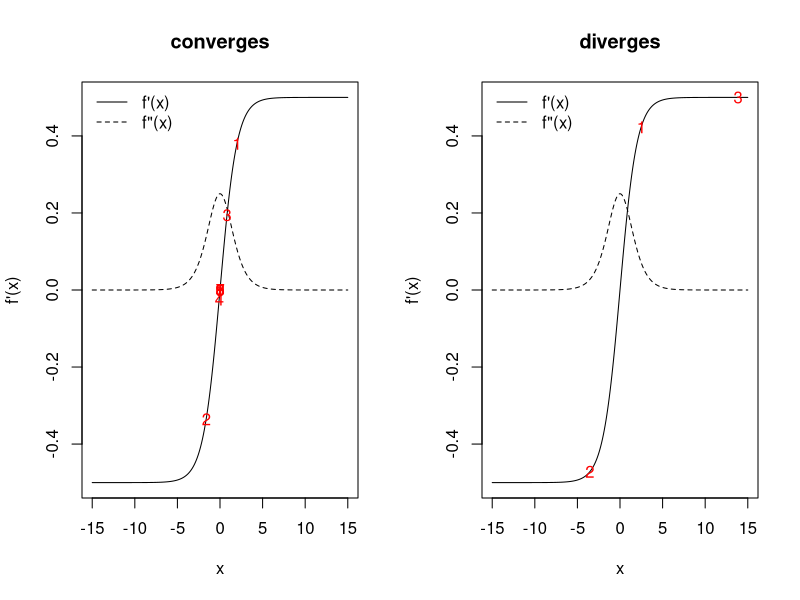
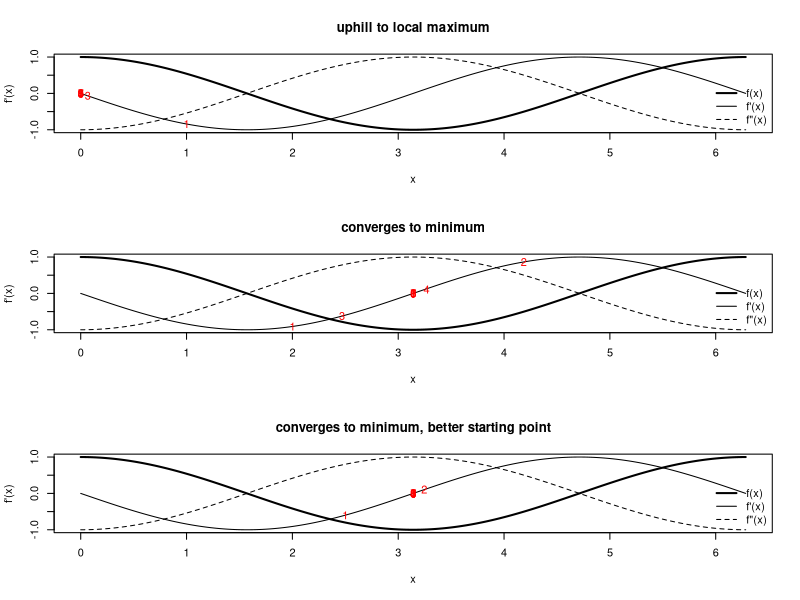
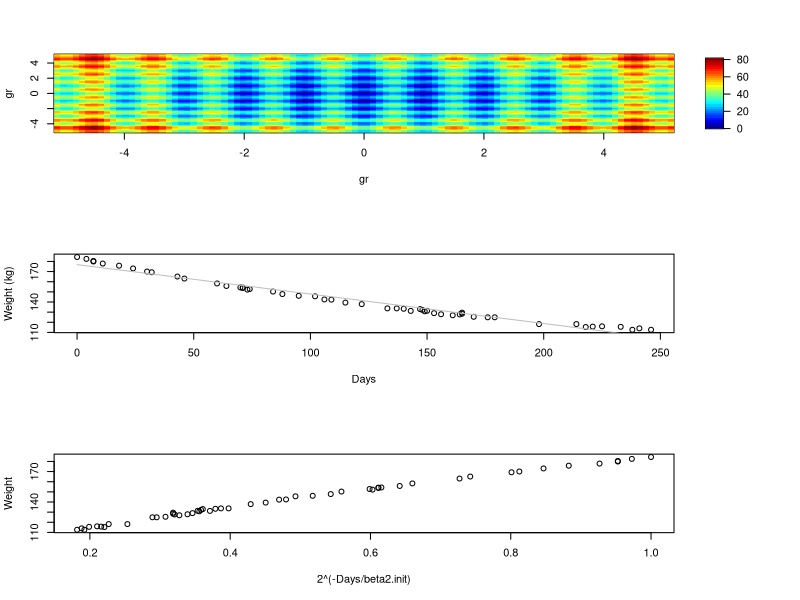
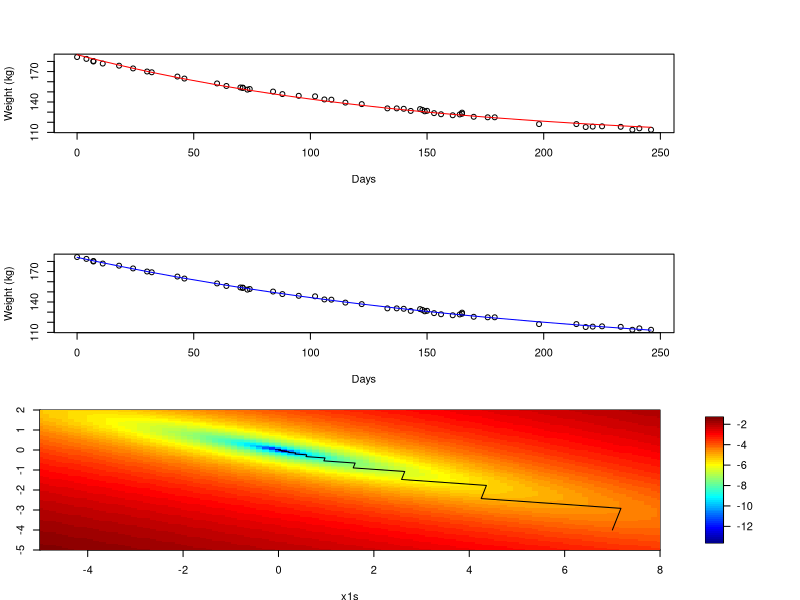
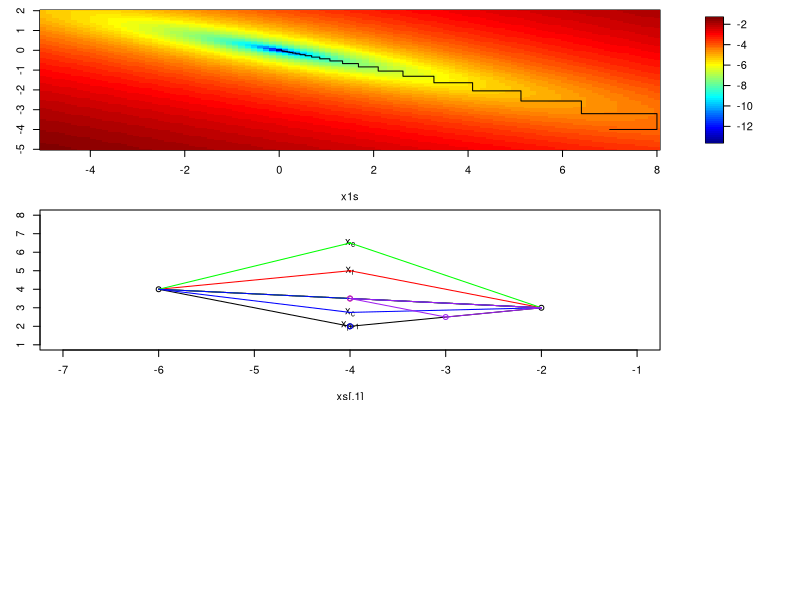
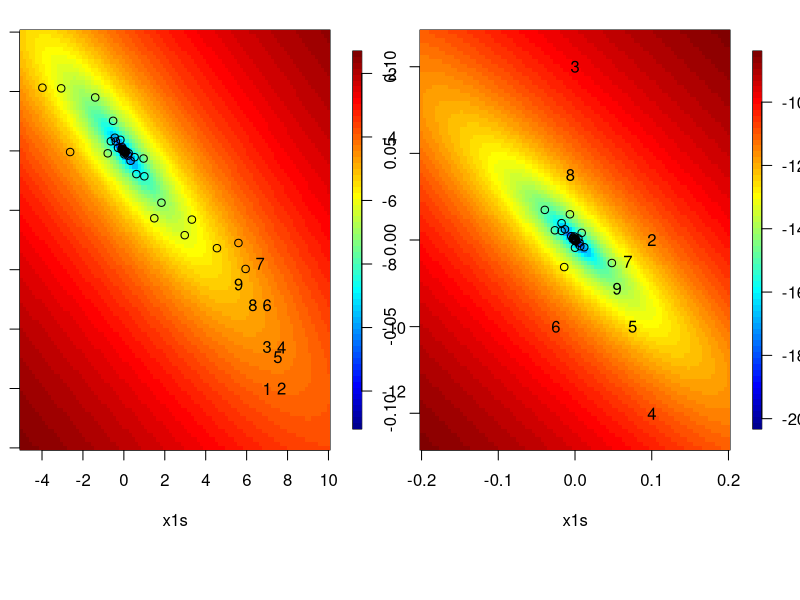
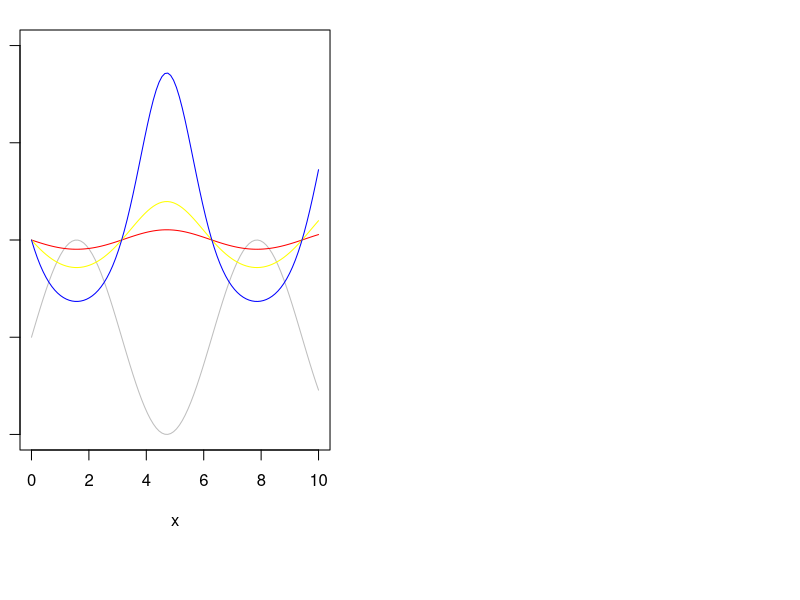
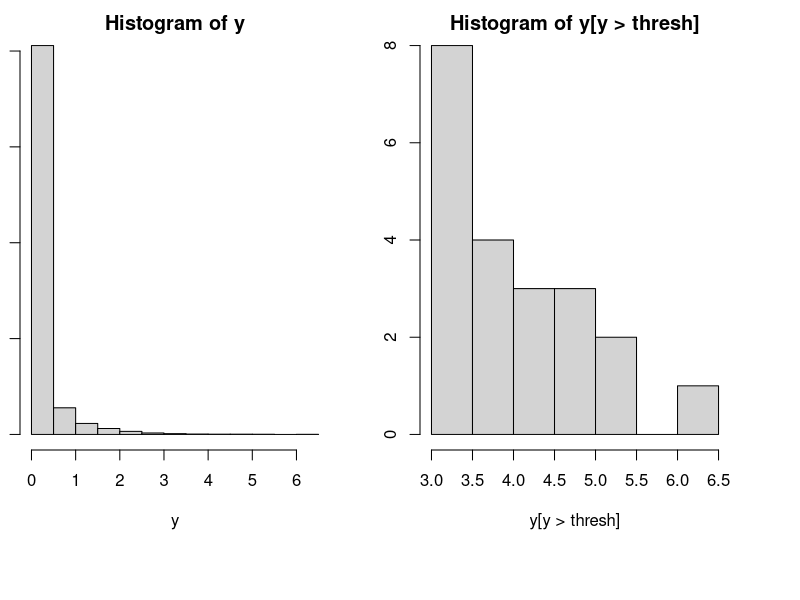

Generate these figures, in order, with R: (Note: this script raises an error after producing the figures.)
################################################################
### Demo code for Unit 11 of Stat243, "Optimization"
### Chris Paciorek, November 2017
################################################################

#######################################
# 3: Univariate function optimization
#######################################

### 3.3.3 How can Newton's method go wrong? 

## @knitr newton-diverge

par(mfrow = c(1,2))
fp <- function(x, theta = 1){
	exp(x*theta)/(1+exp(x*theta)) - .5
}
fpp <- function(x, theta = 1){
	exp(x*theta)/((1+exp(x*theta))^2)
}
xs <- seq(-15, 15, len = 300)

## good starting point
x0 <- 2
xvals <- c(x0,rep(NA,9))
for(t in 2:10){
	xvals[t]=xvals[t-1] - fp(xvals[t-1]) / fpp(xvals[t-1])
}
print(xvals)

plot(xs, fp(xs), type = 'l', xlab = 'x', ylab = "f'(x)", main ='converges')
lines(xs, fpp(xs), lty = 2)
legend('topleft', bty = 'n', lty = c(1,2), legend = c("f'(x)", 'f"(x)'))
points(xvals, fp(xvals), pch = as.character(1:length(xvals)), col = 'red')

## bad starting point
x0 <- 2.5
xvals <- c(x0,rep(NA,9))
for(t in 2:10){
	xvals[t]=xvals[t-1] - fp(xvals[t-1]) / fpp(xvals[t-1])
}
print(xvals)

plot(xs, fp(xs), type = 'l', xlab = 'x', ylab = "f'(x)", main = 'diverges')
lines(xs, fpp(xs), lty = 2)
legend('topleft', lty = c(1,2), legend = c("f'(x)", 'f"(x)'), bty = 'n')
points(xvals, fp(xvals), pch = as.character(1:length(xvals)), col = 'red')
## whoops

## @knitr newton-uphill

## example of mistakenly climbing uphill

par(mfrow = c(3,1))

# original fxn
f <- function(x) cos(x)
# gradient
fp <- function(x) -sin(x)
# second derivative
fpp <- function(x) -cos(x)
xs <- seq(0, 2*pi, len = 300)

x0 <- 1 # starting point
fp(x0) # negative
fpp(x0) # negative
x1 <- x0 - fp(x0)/fpp(x0) # whoops, we've gone uphill 
## because of the negative second derivative
xvals <- c(x0,rep(NA,9))
for(t in 2:10){
	xvals[t]=xvals[t-1]-fp(xvals[t-1])/fpp(xvals[t-1])
}
xvals

plot(xs, f(xs), type = 'l', xlab = 'x', ylab = "f'(x)", lwd = 2,
     main = 'uphill to local maximum',)
lines(xs, fp(xs))
lines(xs, fpp(xs), lty = 2)
legend('bottomright', lty = c(1,1,2), lwd = c(2, 1, 1),
       legend = c("f(x)", "f'(x)", 'f"(x)'), bty = 'n')
points(xvals, fp(xvals), pch = as.character(1:length(xvals)), col = 'red')
## and we've found a maximum rather than a minimum...

## in contrast, with better starting points we can find the minimum

x0 <- 2 # ok starting point
fp(x0) 
fpp(x0) 
x1 <- x0 - fp(x0)/fpp(x0) 
xvals <- c(x0,rep(NA,9))
for(t in 2:10){
	xvals[t]=xvals[t-1]-fp(xvals[t-1])/fpp(xvals[t-1])
}
xvals

# oscillates and comes close to diverging but converges
plot(xs, f(xs), type = 'l', xlab = 'x', ylab = "f'(x)", lwd = 2,
     main = 'converges to minimum')
lines(xs, fp(xs))
lines(xs, fpp(xs), lty = 2)
legend('bottomright', lty = c(1,1,2), lwd = c(2, 1, 1),
       legend = c("f(x)", "f'(x)", 'f"(x)'), bty = 'n')
points(xvals, fp(xvals), pch = as.character(1:length(xvals)), col = 'red')


x0 <- 2.5 # good starting point
fp(x0) 
fpp(x0) 
x1 <- x0 - fp(x0)/fpp(x0) 
xvals <- c(x0,rep(NA,9))
for(t in 2:10){
	xvals[t]=xvals[t-1]-fp(xvals[t-1])/fpp(xvals[t-1])
}
xvals

## converges quickly
plot(xs, f(xs), type = 'l', xlab = 'x', ylab = "f'(x)", lwd = 2,
     main = 'converges to minimum, better starting point')
lines(xs, fp(xs))
lines(xs, fpp(xs), lty = 2)
legend('bottomright', lty = c(1,1,2), lwd = c(2, 1, 1),
       legend = c("f(x)", "f'(x)", 'f"(x)'), bty = 'n')
points(xvals, fp(xvals), pch = as.character(1:length(xvals)), col = 'red')


## @knitr dummy

#######################################
# 4: Convergence ideas
#######################################

### 4.2 Starting values

## @knitr rastrigin

rastrigin <- function(x) {
	A <- 10
	n <- length(x)
	return(A*n + sum(x^2 - A * cos(2*pi*x)))
}
const <- 5.12
nGrid <- 100
gr <- seq(-const, const, len = nGrid)
xs <- expand.grid(x1 = gr, x2 = gr)
y <- apply(xs, 1, rastrigin)
require(fields)
image.plot(gr, gr, matrix(y, nGrid, nGrid), col=tim.colors(32))

## @knitr dummy

### 4.3 Convergence rates

## @knitr convergence

options(digits = 10)
f <- function(x) cos(x)
fp <- function(x) -sin(x)
fpp <- function(x) -cos(x)
xstar <- pi # known minimum

## N-R
x0 <- 2
xvals <- c(x0,rep(NA,9))
for(t in 2:10){
	xvals[t] <- xvals[t-1] - fp(xvals[t-1]) / fpp(xvals[t-1])
}
print(xvals)

## bisection
bisecStep <- function(interval, fp){
	xt <- mean(interval)
	if(fp(interval[1]) * fp(xt) <= 0) interval[2] <- xt else interval[1] <- xt
	return(interval)
}
nIt <- 30
a0 <- 2; b0 <- (3*pi/2) - (xstar - a0) 
## have b0 be as far from min as a0 for fair comparison with N-R
interval <- matrix(NA, nr = nIt, nc = 2)
interval[1, ] <- c(a0, b0)
for(t in 2:nIt){
	interval[t, ] <- bisecStep(interval[t-1, ], fp)
}
rowMeans(interval)

## @knitr dummy

########################################
### 5: Multivariate optimization
########################################

### 5.2 Newton-Raphson (Newton's method)

library(MASS)
head(wtloss)
attach(wtloss)

plot(Days, Weight, ylab = "Weight (kg)")

### Linear fit - not a good model
wtloss.lm <- lm(Weight ~ Days, data = wtloss)
coef(wtloss.lm) # estimates of the intercept and slope
lines(Days, fitted(wtloss.lm), col = "grey")

## we need some starting values
## guess that beta2 approx 100 since the midpoint of Days is near 100

beta2.init = 100
plot(2^(-Days/beta2.init), Weight)
tmpMod = lm(Weight ~ I(2^(-Days/beta2.init)))
beta0.init = tmpMod$coef[1]
beta1.init = tmpMod$coef[2]

plot(Days, Weight, ylab = "Weight (kg)")
lines(Days, beta0.init + beta1.init * 2^(-Days/beta2.init), col = 'red')
## not bad; let's go with that

expr = quote((Weight - (beta0 + beta1 * 2^(-Days/beta2)))^2) # objective is sum of this quantity over the observations
## let R do the differentiation of the basic expression for us (since human error in taking derivatives is very common)
## R won't deal with the summation, so we'll have to do that ourselves
deriv(expr, c("beta0", "beta1", "beta2"), function.arg = TRUE)
deriv3(expr, c("beta0", "beta1", "beta2"), function.arg = TRUE) # same as deriv()  with Hessian = TRUE

f =function(betas){
  sum((Weight - (betas[1] + betas[2] * 2^(-Days/betas[3])))^2)
}

## use the basic code based on deriv() and deriv3() 
fp = function(betas){
  ## a bit sloppy as I use Days and Weight as global vars here
  beta0 = betas[1]
  beta1 = betas[2]
  beta2 = betas[3]
  .expr3 <- 2^(-Days/beta2)
  .expr6 <- Weight - (beta0 + beta1 * .expr3)
  grad = - c(sum(2*.expr6), sum(2*(.expr3*.expr6)),
             sum(2* (beta1 * (.expr3 * (log(2) * (Days/beta2^2))) * .expr6)))
  return(grad)
}

fpp = function(betas){
  ## a bit sloppy as I use Days and Weight as global vars here
  n = length(Days)
  beta0 = betas[1]
  beta1 = betas[2]
  beta2 = betas[3]
  .expr3 <- 2^(-Days/beta2)
  .expr6 <- Weight - (beta0 + beta1 * .expr3)
  .expr11 <- log(2)
  .expr12 <- beta2^2
  .expr14 <- .expr11 * (Days/.expr12)
  .expr15 <- .expr3 * .expr14
  .expr16 <- beta1 * .expr15
  
  hessian = matrix(0, 3, 3)
  hessian[1, 1] <- 2*n # don't forget to do summation (i.e., multiply by n)
  hessian[1, 2] <- sum(2 * .expr3)
  hessian[1, 3] <- sum( 2 *  .expr16)
  hessian[2, 2] <- sum( 2 * (.expr3 * .expr3))
  
  hessian[2, 3] <-  - sum(2 * 
                          (.expr15 * .expr6 - .expr3 * .expr16))
  
  hessian[3, 3] <- - sum(2 * (beta1 * (.expr15 * 
                                       .expr14 - .expr3 * (.expr11 * (Days * (2 * beta2)/.expr12^2))) * 
                              .expr6 - .expr16 * .expr16))
  hessian[lower.tri(hessian)] = t(hessian[upper.tri(hessian)])
  return(hessian) 
}



nIt = 20
xvals = matrix(NA, nr = nIt, nc = 3)
xvals[1, ] = c(beta0.init, beta1.init, beta2.init)


for(t in 2:nIt){
  xvals[t, ] = xvals[t-1, ] - solve(fpp(xvals[t-1, ]), fp(xvals[t-1, ]))
  if(FALSE){ # in case not numerically p.d., use pseudoinverse
    e = eigen(fpp(xvals[t-1, ])) 
    e$val = 1/e$val
    e$val[e$val < 0] = 0 # pseudo-inverse
    xvals[t, ] = xvals[t-1, ] - e$vec%*%((t(e$vec)*e$val)%*%fp(xvals[t-1, ]))
  }
}

## let's check against R's built-in nonlinear least squares function
beta.start = xvals[1, ]
names(beta.start) = c("beta0", "beta1", "beta2")
wtloss.fm <- nls(Weight ~ beta0 + beta1*2^(-Days/beta2), 
                 data = wtloss, start = beta.start, trace = TRUE)
nlsEst = coef(wtloss.fm)

f(xvals[20, ])
f(nlsEst)

plot(Days, Weight, ylab = "Weight (kg)")
lines(Days, fitted(wtloss.fm), col = "blue")

### 5.3 Fisher scoring

## data are only involved in .expr6 and all Hessian terms involving .expr6 are linear in it, so replace with its expectation, which is simply 0

fppFS = function(betas){
  ## a bit sloppy as I use Days and Weight as global vars here
  n = length(Days)
  beta0 = betas[1]
  beta1 = betas[2]
  beta2 = betas[3]
    .expr3 <- 2^(-Days/beta2)
    .expr6 <- 0 # Weight - (beta0 + beta1 * .expr3)
    .expr11 <- log(2)
    .expr12 <- beta2^2
    .expr14 <- .expr11 * (Days/.expr12)
    .expr15 <- .expr3 * .expr14
    .expr16 <- beta1 * .expr15
 
  hessian = matrix(0, 3, 3)
  hessian[1, 1] <- 2*n # don't forget to do summation (i.e., multiply by n)
    hessian[1, 2] <- sum(2 * .expr3)
    hessian[1, 3] <- sum( 2 *  .expr16)
    hessian[2, 2] <- sum( 2 * (.expr3 * .expr3))
  
    hessian[2, 3] <-  - sum(2 * 
        (.expr15 * .expr6 - .expr3 * .expr16))

    hessian[3, 3] <- - sum(2 * (beta1 * (.expr15 * 
        .expr14 - .expr3 * (.expr11 * (Days * (2 * beta2)/.expr12^2))) * 
        .expr6 - .expr16 * .expr16))
  hessian[lower.tri(hessian)] = t(hessian[upper.tri(hessian)])
  return(hessian) 
}


nIt = 20
xvals = matrix(NA, nr = nIt, nc = 3)
xvals[1, ] = c(beta0.init, beta1.init, beta2.init)

fpp(xvals[1, ])
fppFS(xvals[1, ])
## pretty similar - some terms in the observed FI didn't involve the data, so don't change anyway

for(t in 2:nIt){
  xvals[t, ] = xvals[t-1, ] - solve(fppFS(xvals[t-1, ]), fp(xvals[t-1, ]))
}

## FS seems to give slightly faster convergence here


### 5.5.1 Descent methods and Newton-like methods

## steepest descent

## @knitr steepest

par(mai = c(.5,.4,.1,.4))
f <- function(x){
	x[1]^2/1000 + 4*x[1]*x[2]/1000 + 5*x[2]^2/1000
}
fp <- function(x){
	c(2 * x[1]/1000 + 4 * x[2]/1000,
	4 * x[1]/1000 + 10 * x[2]/1000)
}
lineSearch <- function(alpha, xCurrent, direction, FUN){
	newx <- xCurrent + alpha * direction
	FUN(newx)
}
nIt <- 50
xvals <- matrix(NA, nr = nIt, nc = 2)
xvals[1, ] <- c(7, -4)
for(t in 2:50){
	newalpha <- optimize(lineSearch, interval = c(-5000, 5000),
		xCurrent = xvals[t-1, ], direction = fp(xvals[t-1, ]),
		FUN = f)$minimum 
	xvals[t, ] <- xvals[t-1, ] + newalpha * fp(xvals[t-1, ])
}
x1s <- seq(-5, 8, len = 100); x2s = seq(-5, 2, len = 100)
fx <- apply(expand.grid(x1s, x2s), 1, f)
## plot f(x) surface on log scale
image.plot(x1s, x2s, matrix(log(fx), 100, 100), 
	xlim = c(-5, 8), ylim = c(-5,2)) 
lines(xvals) ## overlay optimization path
## kind of slow

## @knitr dummy

### 5.6 Gauss-Seidel

## @knitr Gauss-Seidel

f <- function(x){
	return(x[1]^2/1000 + 4*x[1]*x[2]/1000 + 5*x[2]^2/1000)
}
f1 <- function(x1, x2){ # f(x) as a function of x1
	return(x1^2/1000 + 4*x1*x2/1000 + 5*x2^2/1000)
}
f2 <- function(x2, x1){ # f(x) as a function of x2
	return(x1^2/1000 + 4*x1*x2/1000 + 5*x2^2/1000)
}
x1s <- seq(-5, 8, len = 100); x2s = seq(-5, 2, len = 100)
fx <- apply(expand.grid(x1s, x2s), 1, f)
image.plot(x1s, x2s, matrix(log(fx), 100, 100))
nIt <- 49
xvals <- matrix(NA, nr = nIt, nc = 2)
xvals[1, ] <- c(7, -4)
## 5, -10
for(t in seq(2, nIt, by = 2)){
	newx1 <- optimize(f1, x2 = xvals[t-1, 2], interval = c(-40, 40))$minimum
	xvals[t, ] <- c(newx1, xvals[t-1, 2])
	newx2 <- optimize(f2, x1 = newx1, interval = c(-40, 40))$minimum
	xvals[t+1, ] <- c(newx1, newx2)
}
lines(xvals)

## @knitr dummy

### 5.7 Nelder-Mead

## set up tuning factors
alpha = 1
gamma = 2
beta = .5
delta = .5

## auxiliary function to plot line segments
plotseg = function(ind1, ind2, col = 1){
  if(length(ind1) == 1){
    segments(xs[ind1, 1], xs[ind1 , 2], xs[ind2, 1], xs[ind2, 2], col = col)
  } else{
    segments(ind1[1], ind1[2], xs[ind2, 1], xs[ind2, 2], col = col)    
  }
}
  
## initial polytope
xs = matrix(c(-2,3,-6,4,-4,2),nc=2,byrow=T)

plot(xs,xlim=c(-7,-1),ylim=c(1,8))
plotseg(2, 3)
plotseg(1, 3)
plotseg(1, 2)

xbar = (xs[1,]+xs[2,])/2

text(xs[3,1], xs[3,2], expression(x[p+1]))

points(xbar[1],xbar[2], col = 'red')

### reflection

xr = (1+alpha)*xbar - alpha*xs[3,]
points(xr[1],xr[2],col = 'red', pch = 16, cex = .4)
text(xr[1],xr[2], expression(x[r]))

plotseg(xr, 1, col = 'red')
plotseg(xr, 2, col = 'red')
plotseg(1, 2, col = 'red')
## red triangle is now our proposed new polytope

### consider expansion if xr is better than all the other points

xe = gamma*xr + (1-gamma)*xbar
points(xe[1], xe[2], col = 'green', pch = 16, cex = .4)
text(xe[1],xe[2], expression(x[e]))
## if xe is better than xr, use xe, o.w. use xr

plotseg(xe, 1, col = 'green')
plotseg(xe, 2, col = 'green')
plotseg(1, 2, col = 'green')

### consider contraction if xr is worse than all the other points

points(xs[3,1], xs[3, 2], col = 'blue')

## set xh to be the best of these two points
xh = xs[3, ] # suppose the original point is better than the reflection
xc = beta*xh + (1-beta)*xbar
points(xc[1], xc[2], col = 'blue', pch = 16, cex = .4)
text(xc[1],xc[2], expression(x[c]))
## if xc is better than xh, then contract

plotseg(xc, 1, col = 'blue')
plotseg(xc, 2, col = 'blue')
plotseg(1, 2, col = 'blue')

## if not, shrink simplex toward the best point (xs[1, ])

### shrinkage

xs[2, ] = delta*xs[2, ] + (1-delta)*xs[1, ]
xs[3, ] = delta*xs[3, ] + (1-delta)*xs[1, ]

points(xs[2, 1], xs[2, 2], col = 'purple')
points(xs[3, 1], xs[3, 2], col = 'purple')

plotseg(1, 2, 'purple')
plotseg(1, 3, 'purple')
plotseg(2, 3, 'purple')

### Nelder-Mead on our quadratic toy example

## @knitr nelder-example

f <- function(x, plot = TRUE){
    if(plot && cnt < 10) {
        points(x[1], x[2], pch = as.character(cnt))
        if(cnt < 10) cnt <<- cnt + 1 else cnt <<- 1
    } else if(plot) points(x[1], x[2])
    # if(plot) print(c(x,x[1]^2/1000 + 4*x[1]*x[2]/1000 + 5*x[2]^2/1000))
    return(x[1]^2/1000 + 4*x[1]*x[2]/1000 + 5*x[2]^2/1000)
}

library(fields)
par(mfrow = c(1,2))

x1s <- seq(-5, 10, len = 100); x2s = seq(-5, 2, len = 100)
fx <- apply(expand.grid(x1s, x2s), 1, f, FALSE)
cnt <- 1
image.plot(x1s, x2s, matrix(log(fx), 100, 100))
init <- c(7, -4)
optim(init, f, method = "Nelder-Mead")

x1s <- seq(-.2, .2, len = 100); x2s = seq(-.12, .12, len = 100)
fx <- apply(expand.grid(x1s, x2s), 1, f, FALSE)
cnt <- 1
image.plot(x1s, x2s, matrix(log(fx), 100, 100))
init <- c(-0, 0)
optim(init, f, method = "Nelder-Mead")

## @knitr dummy

### 5.8 Simulated annealing

x= seq(0,10,len=100)
f=function(x)  sin(x)

plot(x, f(x), type='l', ylim = c(-1, 3), col = 'grey')
tau = 10
## plot the modified function
lines(x, exp(-f(x)/tau), col = 'red')   # try tau = 3, 1, .3, etc.
## effect of cooling...
tau =3
# plot the modified function
lines(x, exp(-f(x)/tau), col='yellow')   # try tau = 3, 1, .3, etc.
tau =1
## plot the modified function
lines(x, exp(-f(x)/tau), col = 'blue')   # try tau = 3, 1, .3, etc.

##############################
# 6: Optimization in R
##############################

### 6.1 Core optimization functions

## using optim()

yHundredths = scan('../data/precipData.txt')  # precip in hundredths of inches
yHundredths = yHundredths[!is.na(yHundredths)]
y = yHundredths/100  # precip now in inches

par(mfrow = c(1, 2))
hist(y)
thresh = 3
hist(y[y > thresh])

npy=31+28+31 # number of days in winter season
cutoff = (1/25.4) # wet days defined as those with > 1 mm (1/25.4 inches) of precip
thresh = as.numeric(quantile(y[y > cutoff],.98,na.rm=T)) # 98%ile of wet days


pp.lik <- function(par, y, thresh, npy) {
  mu <- par[1]
  sc <- par[2]
  xi <- par[3]
  uInd = y > thresh
  if(sc <= 0) 
    return(10^6);
  if ((1 + ((xi * (thresh - mu))/sc)) < 0) {
    l <- 10^6; 
  }
  else {
    y <- (y - mu)/sc
    y <- 1 + xi * y
    if (min(y^uInd) <= 0){   
      l <- 10^6;
    } else{
      ytmp = y
      ytmp[!uInd]=1  # 'zeroes' out those below the threshold after applying the log in next line
      l <- sum(uInd * log(sc)) + sum(uInd * log(ytmp) * 
                                     (1/xi + 1)) + length(y)/npy * mean((1 + (xi * (thresh - mu))/sc)^(-1/xi))
    }
  }
  l
}

## optim() usage
## out <- optim(init, pp.lik, hessian = TRUE, method = "BFGS", control = list(maxit = maxit, trace = TRUE))

yExc = y[y > thresh]
in2 <- sqrt(6 * var(yExc))/pi  # have initial values depend only on those above the threshold
in1 <- mean(yExc) - 0.57722 * in2
init0 = c(in1, in2, 0.1)

## fit with Nelder-Mead (default) and BFGS
fit1 <- optim(init0, pp.lik, y = y, thresh = thresh, npy = npy, control = list(trace = TRUE)) # 118 fxn evals
fit2 <- optim(init0, pp.lik, y = y, thresh = thresh, npy = npy, method = 'BFGS', control = list(trace = TRUE)) # ~ 10 its
print(fit1)
print(fit2)

mle <- fit2$par

system.time(optim(init0, pp.lik, y = y, thresh = thresh, npy = npy))
system.time(optim(init0, pp.lik, y = y, thresh = thresh, npy = npy, method = 'BFGS'))

## different starting value 
init1 = c(mean(y[y > thresh]), sd(y[y > thresh]), -0.1)
optim(init1, pp.lik, y = y, thresh = thresh, npy = npy, control = list(trace = TRUE)) 
optim(init1, pp.lik, y = y, thresh = thresh, npy = npy, method = 'BFGS', control = list(trace = TRUE)) 

## bad starting value for BFGS
init2 = c(thresh, .01, .1)
out = optim(init2, pp.lik, y = y, thresh = thresh, npy = npy, control = list(trace = TRUE), hessian = TRUE)
solve(out$hessian)
out2 = optim(init2, pp.lik, y = y, thresh = thresh, npy = npy, method = 'BFGS', control = list(trace = TRUE), hessian = TRUE)
solve(out2$hessian)


## suppose the data were on a different scale
yExc2 <- yExc * 1000
y2 <- y * 1000
thresh2 <- thresh * 1000


in2 <- sqrt(6 * var(yExc2))/pi  # have initial values depend only on those above the threshold
in1 <- mean(yExc2) - 0.57722 * in2
init3 = c(in1, in2, 0.1)

optim(init3, pp.lik, y = y2, thresh = thresh2, npy = npy, control = list(trace = TRUE)) ## note that the parameters have changed even beyond a scaling effect
optim(init3, pp.lik, y = y2, thresh = thresh2, npy = npy, method = 'BFGS', control = list(trace = TRUE)) # note lack of convergence after 100 its
optim(init3, pp.lik, y = y2, thresh = thresh2, npy = npy, method = 'BFGS', control = list(trace = TRUE, maxit = 1000)) # convergence, but to values not concordant with those from fitting the original y data

## when we have y2 = y*1000, the location and scale parameters are on very different scales than the shape parameter
## can we use parscale to deal with the problems when the data are on a different scale?
optim(init3, pp.lik, y = y2, thresh = thresh2, npy = npy, control = list(trace = TRUE, parscale = c(1000,1000,1))) 
optim(init3, pp.lik, y = y2, thresh = thresh2, npy = npy, method = 'BFGS', control = list(trace = TRUE, parscale = c(1000,1000,1))) 
## yes, that works! the parameter estimates are now equivalent to those from the standard fitting of the original data

## default step size for numerical derivative is only .001; perhaps we should try with higher accuracy
optim(init0, pp.lik, y = y, thresh = thresh, npy = npy, method = 'BFGS', control = list(trace = TRUE, ndeps = rep(1e-6, 3)))
## note that we needed only 33 function evaluations instead of the original 43, presumably because of higher accuracy in the derivative

#### let's do some plotting of the objective fxn as a sanity check

## 3-d grid of location, scale, shape
locVals = seq(0, 5, len = 30)
scaleVals = seq(.1, 3, len = 30)
shapeVals = seq(-.3, .25, by = .05)
parGrid = expand.grid(loc = locVals, scale = scaleVals, shape = shapeVals)

obj=apply(parGrid, 1, pp.lik, y=y, thresh=thresh, npy=npy) # compute objective function for all parameter combos

tmp = cbind(parGrid,obj)

library(fields)

par(mfrow=c(3, 4), mai = c(.6,.5, .3, .1), mgp = c(1.8, .7, 0))
for( i in 1:length(shapeVals)){
  tmp2 = tmp[tmp$shape == shapeVals[i],] # slice of objective fxn for fixed shape parameter
  image.plot(locVals, scaleVals, matrix((tmp2$obj), length(locVals), length(scaleVals)), col = tim.colors(32), zlim = c(40,80), main = as.character(shapeVals[i]))
}
## note there a couple weird things about this log likelihood - (1) weird things happen when the shape parameter is very close to 0 and (2) for certain combinations the likelihood is not defined (it's set to 1e6) - this is why some of the colors go from aqua to white without showing red values - reparameterizing or optimizing with explicit constraints may be better approaches

## apart from that, it appears that optim() has probably found the minimum

##############################
# 9: Convex optimization
##############################

### 9.6 Interior point methods

## @knitr constrOptim

## based on the example in ?constrOptim
fr <- function(x) {   ## Rosenbrock Banana function
  x1 <- x[1]
  x2 <- x[2]
  100 * (x2 - x1 * x1)^2 + (1 - x1)^2
}
grr <- function(x) { ## Gradient of 'fr'
  x1 <- x[1]
  x2 <- x[2]
  c(-400 * x1 * (x2 - x1 * x1) - 2 * (1 - x1),
    200 *      (x2 - x1 * x1))
}

m <- 100
x1s <- x2s <- seq(-5, 5, len = m)
xs <- expand.grid(x1s, x2s)

f <- apply(xs, 1, fr)

image.plot(x1s, x2s, matrix(log(f), m))

ui = rbind(c(-1,0), c(1,-1))
ci = c(-0.9, -0.1)
## x1 <= 0.9
## x2 <= x1 + 0.1
## this is Region "I" in the figure

abline(v = 0.9)
abline(.1, 1)

out <- constrOptim(c(.5,0), fr, grr, ui = ui, ci = ci)
out$par
points(out$par[1], out$par[2])
text(-1,-2, "I", cex = 2)

## what about constraining to a different region? ("Region II")

ui = rbind(c(-1,0), c(-1, 1))
ci = c(-0.9,0.1)
## x1 <= 0.9
## x2 >= x1 + 0.1

out <- constrOptim(c(.5,0), fr, grr, ui = ui, ci = ci)
## whoops, not feasible!
out <- constrOptim(c(-3, 2), fr, grr, ui = ui, ci = ci)
points(out$par[1], out$par[2], pch = 2)
text(-3,0, "II", cex = 2)

## how about optimizing along a line (equality constraint)?
## x1 - x2 = 0.1 is the same as
## x1 - x2 <= 0.1
## x1 - x2 >= 0.1
ui = rbind(c(-1, 1), c(1, -1))
ci = c(-0.1, 0.1)

out <- constrOptim(c(3.1, 3.0), fr, grr, ui = ui, ci = ci)
## hmmm, numerical issues?

## ok, how about making a long narrow region around the line?
## this takes a while...
ui = rbind(c(1,-1), c(-1,1))
ci = c(.099,-.101)
## hmmm, out1 thinks it has converged ...
out1 <- constrOptim(c(3.1, 3.0), fr, grr, ui = ui, ci = ci)
out2 <- constrOptim(c(3.1, 3.0), fr, NULL, ui = ui, ci = ci)

image.plot(x1s, x2s, matrix(log(f), m))
abline(-0.1, 1)
points(out1$par[1], out1$par[2], pch = "1")
points(out2$par[1], out2$par[2], pch = "2")
